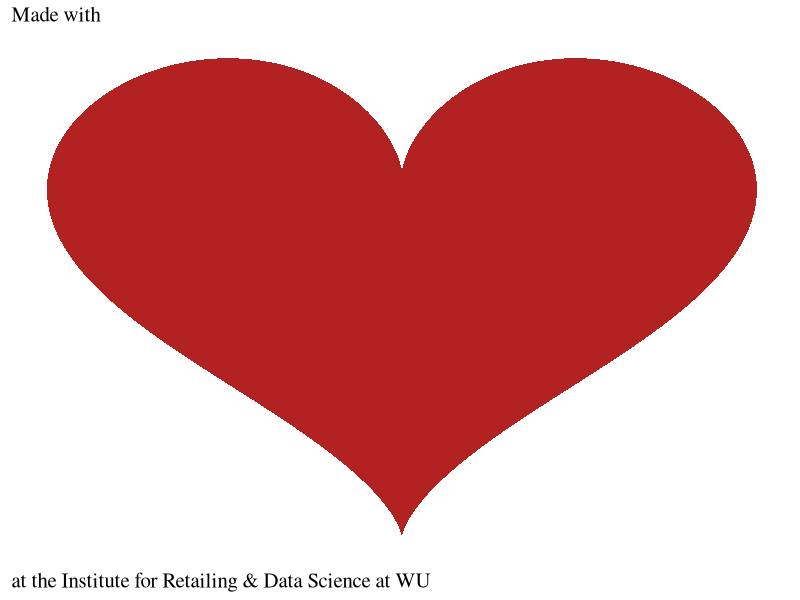

This figure's R source:
## ---- chunk 1
library(ggplot2)
library(ggthemes)
circle <- data.frame(position = seq(0, 2*pi, by = 0.001))
circle$heart_x <- 16*sin(circle$position)^3 
circle$heart_y <- 13*cos(circle$position) - 
                   5*cos(2*circle$position) - 
                   2*cos(3*circle$position) - 
                     cos(4*circle$position)

heart <- ggplot(circle, aes(heart_x, heart_y), color = 'red', fill = 'red') +
  geom_polygon(fill = 'firebrick') +
  labs(title = "Made with", caption = "at the Institute for Retailing & Data Science at WU")  +
  theme_tufte() + 
  theme(
    panel.background = element_rect(fill = "transparent",colour = NA),
    plot.background = element_rect(fill = "transparent",colour = NA),
    axis.ticks = element_blank(), 
    axis.text = element_blank(), 
    axis.title = element_blank(),
    plot.caption = element_text(hjust = 0, size = 15),
    plot.title = element_text(size = 15))
heart
